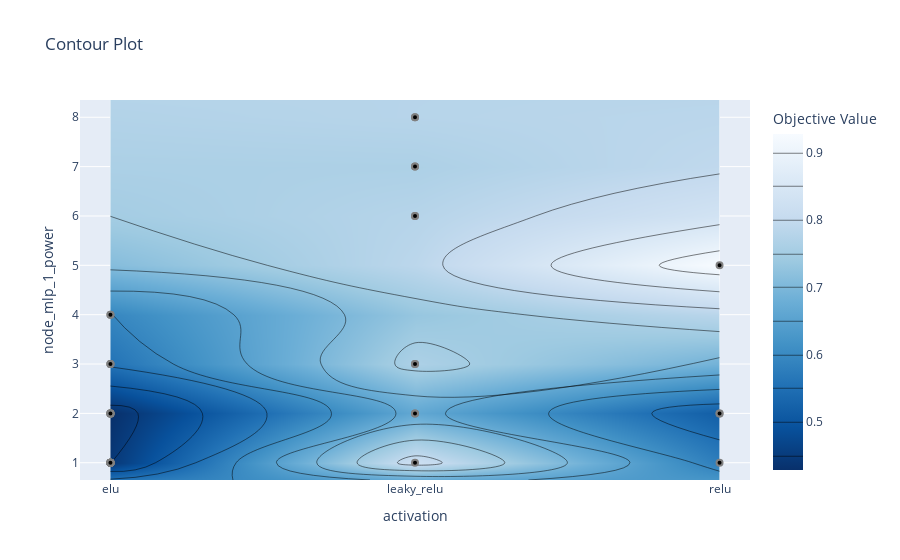

The notebook cell saved with this chart:
### Code cell
# plot the estimated accuracy surface over hyperparameters:
fig = optuna.visualization.plot_contour(study_vis, params=['activation', 'node_mlp_1_power'])
fig.show()

### Figure 1 — Plotly figure (JSON) as saved in the notebook; plotly's stock layout.template omitted (floating-point values rounded to 4 significant figures)
{"data": [{"colorbar": {"title": {"text": "Objective Value"}}, "colorscale": [[0, "rgb(247,251,255)"], [0.125, "rgb(222,235,247)"], [0.25, "rgb(198,219,239)"], [0.375, "rgb(158,202,225)"], [0.5, "rgb(107,174,214)"], [0.625, "rgb(66,146,198)"], [0.75, "rgb(33,113,181)"], [0.875, "rgb(8,81,156)"], [1, "rgb(8,48,107)"]], "connectgaps": true, "contours": {"coloring": "heatmap"}, "hoverinfo": "none", "line": {"smoothing": 1.3}, "reversescale": true, "type": "contour", "x": ["elu", "leaky_relu", "relu"], "y": [0.65, 1, 2, 3, 4, 5, 6, 7, 8, 8.35], "z": [[null, null, null], [0.4441, 0.8218, 0.5784], [0.4287, 0.6648, 0.5172], [0.5574, 0.7636, null], [0.5943, null, null], [null, null, 0.9279], [null, 0.7781, null], [null, 0.7639, null], [null, 0.7794, null], [null, null, null]]}, {"marker": {"color": "black", "line": {"color": "Grey", "width": 2}}, "mode": "markers", "showlegend": false, "type": "scatter", "x": ["leaky_relu", "leaky_relu", "elu", "relu", "leaky_relu", "leaky_relu", "leaky_relu", "leaky_relu", "leaky_relu", "leaky_relu", "leaky_relu", "leaky_relu", "leaky_relu", "elu", "elu", "elu", "elu", "elu", "elu", "elu", "elu", "elu", "elu", "elu", "elu", "elu", "elu", "elu", "elu", "relu", "elu", "elu", "relu", "elu", "elu", "elu", "elu", "elu", "relu"], "y": [6, 3, 3, 5, 1, 8, 8, 7, 6, 3, 7, 2, 2, 2, 2, 2, 2, 1, 1, 1, 1, 1, 1, 4, 4, 1, 1, 2, 3, 2, 1, 3, 2, 1, 1, 1, 1, 2, 1]}], "layout": {"title": {"text": "Contour Plot"}, "xaxis": {"range": [-0.1, 2.1], "title": {"text": "activation"}, "type": "category"}, "yaxis": {"range": [0.65, 8.35], "title": {"text": "node_mlp_1_power"}}}}
